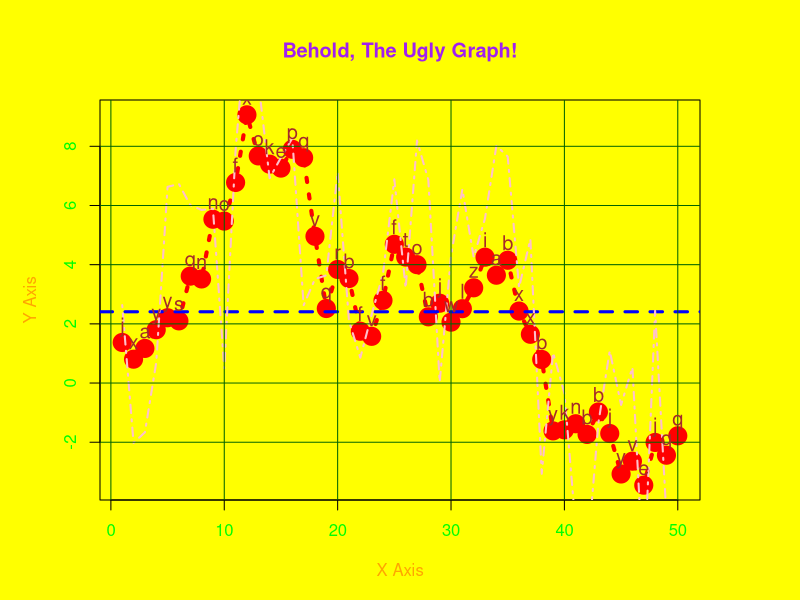

Recreate this plot in R.
# Ugly Graph in R Studio

# Set seed for reproducibility
set.seed(42)

# Create some data
x <- 1:50
y <- cumsum(rnorm(50))

# Set up a garish plotting environment with a bright background and clashing text colors
par(bg = "yellow", col.main = "purple", col.lab = "orange", col.axis = "green", mar = c(5, 5, 5, 5))

# Plot with conflicting colors, point types, and line types
plot(x, y,
     main = "Behold, The Ugly Graph!",
     xlab = "X Axis", ylab = "Y Axis",
     col = "red", pch = 19, cex = 2, type = "o", lty = 3, lwd = 4)

# Add a horizontal line at the mean (in a contrasting style)
abline(h = mean(y), col = "blue", lty = 2, lwd = 3)

# Overlay an extra line with random noise for extra clutter
lines(x, y + runif(length(y), -5, 5), col = "pink", lty = 4, lwd = 2)

# Add a mismatched grid
grid(col = "darkgreen", lty = 1)

# Clutter the plot by adding random letters at each data point
text(x, y, labels = sample(letters, length(x), replace = TRUE),
     pos = 3, col = "brown", cex = 1.2)
